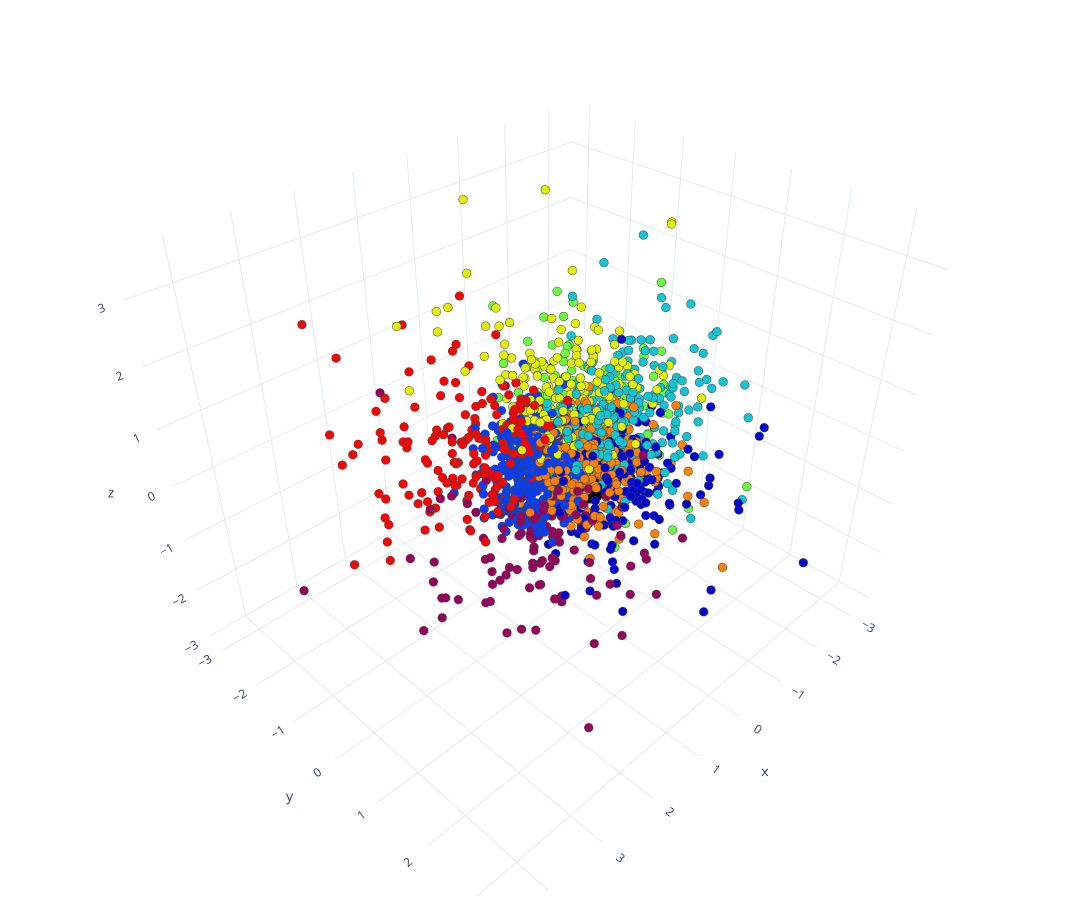

Here is the notebook cell this chart was saved with:
### Code cell
data = [
    plotly.graph_objs.Scatter3d(
    x=rv_pca[:, 0],
    y=rv_pca[:, 1],
    z=rv_pca[:, 2],
    mode='markers',
    marker={
        'size': 3,
        'color': kmeans.labels_,
        'colorscale': 'Rainbow',
        'line': {'width': 0.5}}),
    plotly.graph_objs.Scatter3d(
    x=[rv_pca[0, 0]],
    y=[rv_pca[0, 1]],
    z=[rv_pca[0, 2]],
    mode='markers',
    marker={
        'size': 10,
        'color': 'black'})]
layout = plotly.graph_objs.Layout(
    autosize=False,
    width=1200,
    height=900,
    margin={'l': 0, 'r': 0, 't': 0, 'b': 0},
    showlegend=False)
fig = plotly.graph_objs.Figure(data=data, layout=layout)
plotly.offline.iplot(fig, {'xaxis': {'range': [-1, 1]}}, config={'displayModeBar': False})

### Figure 1 — Plotly figure (JSON) as saved in the notebook; plotly's stock layout.template omitted (floating-point values rounded to 4 significant figures; data arrays with more than 128 entries replaced by an {"elided": "..."} marker saying what was removed)
{"data": [{"marker": {"color": {"elided": "2356 int values"}, "colorscale": [[0, "rgb(150,0,90)"], [0.125, "rgb(0,0,200)"], [0.25, "rgb(0,25,255)"], [0.375, "rgb(0,152,255)"], [0.5, "rgb(44,255,150)"], [0.625, "rgb(151,255,0)"], [0.75, "rgb(255,234,0)"], [0.875, "rgb(255,111,0)"], [1, "rgb(255,0,0)"]], "line": {"width": 0.5}, "size": 3}, "mode": "markers", "type": "scatter3d", "x": {"elided": "2356 float values"}, "y": {"elided": "2356 float values"}, "z": {"elided": "2356 float values"}}, {"marker": {"color": "black", "size": 10}, "mode": "markers", "type": "scatter3d", "x": [-0.06193], "y": [0.4231], "z": [-0.5329]}], "layout": {"autosize": false, "height": 900, "margin": {"b": 0, "l": 0, "r": 0, "t": 0}, "showlegend": false, "width": 1200}}
